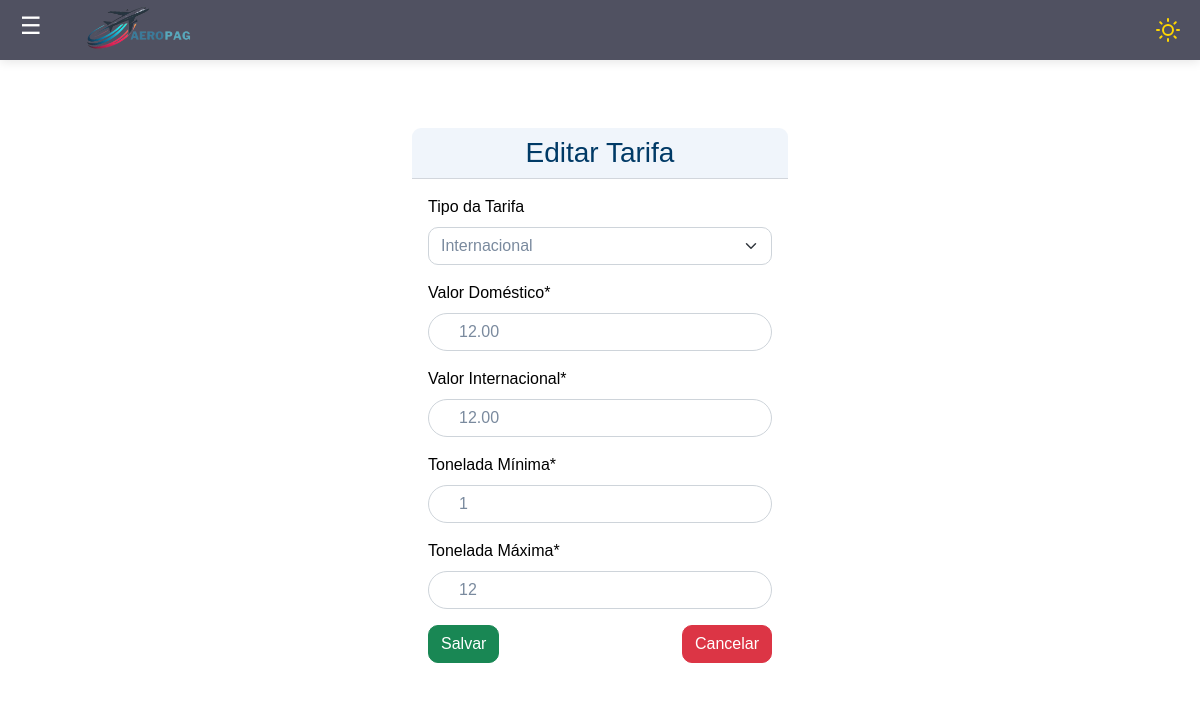
The app's page /editar/4/ (signed in) with its own data.
### tarifas/models.py (models this page shows, shortened)
class Tarifa(models.Model):
    tar_codigo = models.AutoField(primary_key=True)
    tar_tipo = models.CharField(max_length=255)
    tar_valor_domestico = models.DecimalField(max_digits=10, decimal_places=2)
    tar_valor_internacional = models.DecimalField(max_digits=10, decimal_places=2)
    tar_grupo = models.IntegerField( null=True, blank=True)
    tar_ton_min = models.IntegerField()
    tar_ton_max = models.IntegerField()
    usuario = models.ForeignKey(User, on_delete=models.PROTECT, null=True, blank=True)

### tarifas/views.py (the view, shortened to what this page needs)
# urls.py: path('editar/<int:pk>/', views.TarifaUpdate.as_view(), name='editar-tarifa'),
class TarifaUpdate(LoginRequiredMixin, UpdateView):
    login_url = reverse_lazy('login')
    model = Tarifa
    form_class = TarifaForm
    template_name = 'formas.html'
    success_url = reverse_lazy('listar-tarifas')

### tarifas/forms.py
class TarifaForm(forms.ModelForm):
    class Meta:
        model = Tarifa
        fields = ['tar_tipo', 'tar_valor_domestico', 'tar_valor_internacional', 'tar_grupo', 'tar_ton_min', 'tar_ton_max']
        labels = {
            'tar_tipo': 'Tipo da Tarifa',
            'tar_valor_domestico': 'Valor Doméstico*',
            'tar_valor_internacional': 'Valor Internacional*',
            'tar_grupo': 'Grupo*',
            'tar_ton_min': 'Tonelada Mínima*',
            'tar_ton_max': 'Tonelada Máxima*',
        }

### tarifas/templates/formas.html (shortened to what this page needs)
{% extends 'modelo.html' %}
{% load static %}
{% block conteudo %}
<div class="container py-5" style="max-width: 400px;">
    <div class="card border-0">
        <div class="card-header text-center bg-light">
            <h3 class="mb-0 text-dark">{% if object %}Editar Tarifa{% else %}Adicionar Tarifa{% endif %}</h3>
        </div>
        <div class="card-body">
            <form method="post" id="tarifa-form">
                <div class="mb-3">
                    <label for="tar_tipo" class="form-label">Tipo da Tarifa</label>
                    <select id="tar_tipo" name="tar_tipo" class="form-select" required>
                        <option value="internacional" {% if form.tar_tipo.value == 'internacional' %}selected{% endif %}>Internacional</option>
                    </select>
                </div>
                <div class="mb-3" id="valor-domestico-container">
                    <label for="tar_valor_domestico" class="form-label">Valor Doméstico*</label>
                    <input type="number" id="tar_valor_domestico" name="tar_valor_domestico" value="{{ form.tar_valor_domestico.value }}" class="form-control" required>
                </div>
                <div class="mb-3" id="valor-internacional-container">
                    <label for="tar_valor_internacional" class="form-label">Valor Internacional*</label>
                    <input type="number" id="tar_valor_internacional" name="tar_valor_internacional" value="{{ form.tar_valor_internacional.value }}" class="form-control" required>
                </div>
                <div class="mb-3" id="tonelada-container">
                    <label for="tar_ton_min" class="form-label">Tonelada Mínima*</label>
                    <input type="number" id="tar_ton_min" name="tar_ton_min" value="{{ form.tar_ton_min.value }}" class="form-control" required>
                </div>
                <div class="mb-3" id="tonelada-max-container">
                    <label for="tar_ton_max" class="form-label">Tonelada Máxima*</label>
                    <input type="number" id="tar_ton_max" name="tar_ton_max" value="{{ form.tar_ton_max.value }}" class="form-control" required>
                </div>
                <div class="d-flex justify-content-between">
                    <button type="submit" class="btn btn-success">Salvar</button>
                    <a href="{% url 'listar-tarifas' %}" class="btn btn-danger">Cancelar</a>
                </div>
            </form>
        </div>
    </div>
</div>
{% endblock %}

### static/css/estilo.css (style rules this page uses)
body { background-color: #84aea4; }

### paginas/templates/modelo.html (style rules this page uses)
body { margin: 0; font-family: Arial, sans-serif; display: flex; min-height: 100vh; overflow-x: hidden; flex-direction: column; background-color: white; transition: background-color 0.3s, color 0.3s; }
body.light { background-color: #ffffff; color: #000000; }
.form-control { border-radius: 20px; padding-left: 30px; }

### records on screen
Tarifa: tar_tipo "Internacional", tar_valor_domestico "12.00", tar_valor_internacional "12.00"
